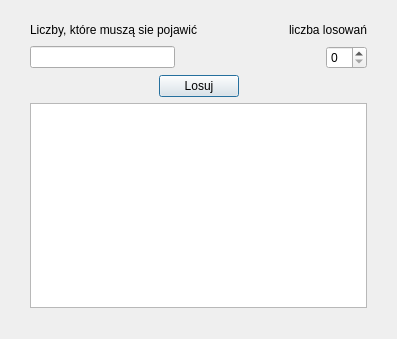
<?xml version="1.0" encoding="UTF-8"?>
<ui version="4.0">
 <class>Dialog</class>
 <widget class="QDialog" name="Dialog">
  <property name="geometry">
   <rect>
    <x>0</x>
    <y>0</y>
    <width>397</width>
    <height>339</height>
   </rect>
  </property>
  <property name="windowTitle">
   <string>Dialog</string>
  </property>
  <widget class="QWidget" name="">
   <property name="geometry">
    <rect>
     <x>30</x>
     <y>20</y>
     <width>337</width>
     <height>288</height>
    </rect>
   </property>
   <layout class="QVBoxLayout" name="verticalLayout">
    <item>
     <layout class="QHBoxLayout" name="horizontalLayout_2">
      <item>
       <widget class="QLabel" name="label">
        <property name="text">
         <string>Liczby, które muszą sie pojawić</string>
        </property>
       </widget>
      </item>
      <item>
       <spacer name="horizontalSpacer_2">
        <property name="orientation">
         <enum>Qt::Horizontal</enum>
        </property>
        <property name="sizeHint" stdset="0">
         <size>
          <width>58</width>
          <height>20</height>
         </size>
        </property>
       </spacer>
      </item>
      <item>
       <widget class="QLabel" name="label_2">
        <property name="text">
         <string>liczba losowań</string>
        </property>
       </widget>
      </item>
     </layout>
    </item>
    <item>
     <layout class="QHBoxLayout" name="horizontalLayout">
      <item>
       <widget class="QLineEdit" name="lineEdit"/>
      </item>
      <item>
       <spacer name="horizontalSpacer">
        <property name="orientation">
         <enum>Qt::Horizontal</enum>
        </property>
        <property name="sizeHint" stdset="0">
         <size>
          <width>108</width>
          <height>20</height>
         </size>
        </property>
       </spacer>
      </item>
      <item>
       <widget class="QSpinBox" name="spinBox"/>
      </item>
     </layout>
    </item>
    <item>
     <layout class="QHBoxLayout" name="horizontalLayout_3">
      <item>
       <spacer name="horizontalSpacer_3">
        <property name="orientation">
         <enum>Qt::Horizontal</enum>
        </property>
        <property name="sizeHint" stdset="0">
         <size>
          <width>98</width>
          <height>20</height>
         </size>
        </property>
       </spacer>
      </item>
      <item>
       <widget class="QPushButton" name="pushButton">
        <property name="text">
         <string>Losuj</string>
        </property>
       </widget>
      </item>
      <item>
       <spacer name="horizontalSpacer_4">
        <property name="orientation">
         <enum>Qt::Horizontal</enum>
        </property>
        <property name="sizeHint" stdset="0">
         <size>
          <width>98</width>
          <height>20</height>
         </size>
        </property>
       </spacer>
      </item>
     </layout>
    </item>
    <item>
     <widget class="QTextEdit" name="textEdit"/>
    </item>
   </layout>
  </widget>
 </widget>
 <resources/>
 <connections/>
</ui>
